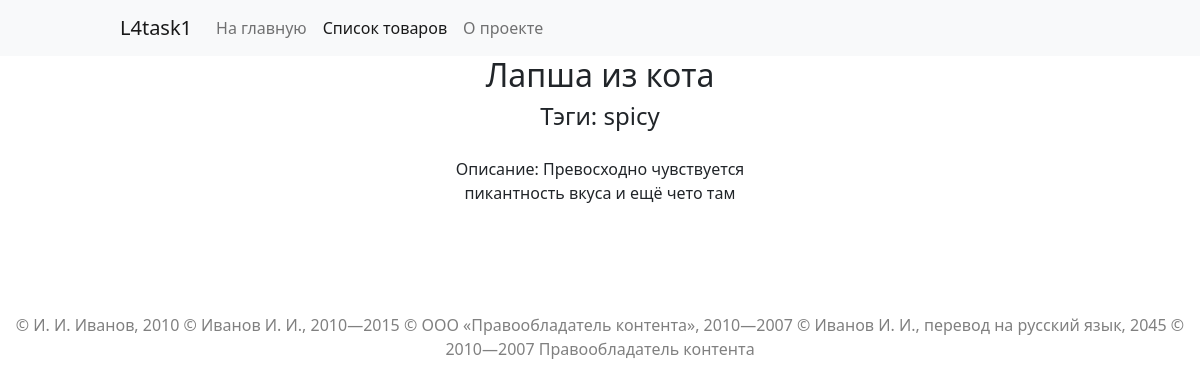
Screenshot of /catalog/5/ with the database file from the repository.
### catalog/models.py (models this page shows)
class Item(models.Model):
    is_published = models.BooleanField(default=True)
    is_on_main = models.BooleanField(default=False)
    name = models.CharField(max_length=150, default='your name')
    text = models.TextField(default='your desc', validators=[validate_desc])
    category = models.ForeignKey(
        'Category', on_delete=models.DO_NOTHING, null=True)
    images = models.ForeignKey(
        'DescriptionImages', on_delete=models.CASCADE, null=True)
    tags = models.ManyToManyField('Tag')
    class Meta:
        verbose_name = 'товар'
        verbose_name = 'товары'
        default_related_name = 'items'
        ordering = ('category__name',)
    upload = models.ImageField(upload_to='uploads/%Y/%m', default='nothing')
    @property
    def get_img(self):
        return get_thumbnail(self.upload, '300x300', crop='center', quality=51)
    def image_tmb(self):
        if self.upload:
            return mark_safe(
                f'<img src="{self.get_img.url}">'
            )
        return 'Нет изображения'
    image_tmb.short_description = 'превью'
    image_tmb.allow_tags = True

class Tag(models.Model):
    name = models.CharField(max_length=150, default='your name')
    is_published = models.BooleanField(default=True)
    slug = models.CharField(
        max_length=200, validators=[validate_slug], default='slug')

### catalog/views.py (the view)
# urls.py: re_path(r'^(?P<pk>[1-9][0-9]*?)/$', views.item_detail, name='item_detail'),
def item_detail(request, pk: int):
    item = get_object_or_404(Item, pk=pk)
    context = {'item': item, 'navbar': 'catalog'}
    return render(request, 'catalog/detail.html', context)

### templates/catalog/detail.html (shortened to what this page needs)
<!DOCTYPE html>
<html lang="ru">
<head>
  {% extends "base.html" %}
  {% load static %}
  {% block content %}
  <link rel="stylesheet" href="{% static 'css/catalog_detail_style.css' %}">
</head>
<body>
  <div class="whole_card">
    <h2>{{ item.name }}</h2>
    <h4>Тэги: {% for tag in item.tags.all %} {{ tag.name }} {% endfor %}</h4>
    <p>Описание: {{ item.text }}</p>
  </div>
  {% endblock %}

### static_dev/css/catalog_detail_style.css (style rules this page uses)
.whole_card { width: 30%; margin: auto; align-content: center; }
h2, h4, p { text-align: center; }
p { margin-bottom: 10%; margin-top: 5%; }

### rows the page displays
Item: name "Лапша из кота", text "Превосходно чувствуется пикантность вкуса и ещё чето там"
Tag: name "spicy"
